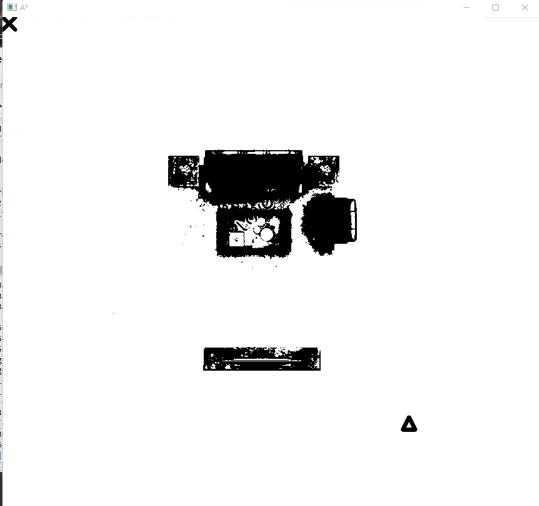
#> input picture A_star_Algorithm/Eucledean Distance question.png, 1077 x 1012 px, given in place of RoomPlan2.png, which was not available (shown at 1/2 size)
$ jupyter execute --allow-errors A_star_algorithm_pythonCode.ipynb
#> lines starting #> are read from the running program, lines starting #| are printed output that depends on the picture; after the words box and inside, x2 and y2 are one past the last pixel; in counts of white or black regions, pixels touching at a corner belong together; pictures that were not available may be replaced by others from this repository, and a replacement may not be noted
[cell 1]
from pyamaze import maze,COLOR,agent
#> (the rest of this cell did not finish here and is left out)

[cell 2]
import cv2
import numpy as np
from scipy.spatial import distance

# Read Images
img = cv2.imread(r"C:\Users\DELL\OneDrive\Pictures\Camera Roll\RoomPlan2.png")
#> img is the input picture: shape (1012, 1077, 3); mean B, G, R 240.6, 240.6, 240.6

gray_image = cv2.cvtColor(img, cv2.COLOR_BGR2GRAY)   #converting color to grayscale image
(thresh, blackAndWhiteImage) = cv2.threshold(gray_image, 127, 255, cv2.THRESH_BINARY) #converting greyscale to binary image
#> blackAndWhiteImage: shape (1012, 1077); 94.4% white; 134 black regions (124 under 20 px), largest, box (x1, y1, x2, y2) and area: (336, 299, 679, 519) 39112, (600, 384, 714, 511) 10240, (406, 694, 641, 741) 8941
blur = cv2.medianBlur(blackAndWhiteImage,5) #median Blurring to eliminate noise like shadows etc. from the image
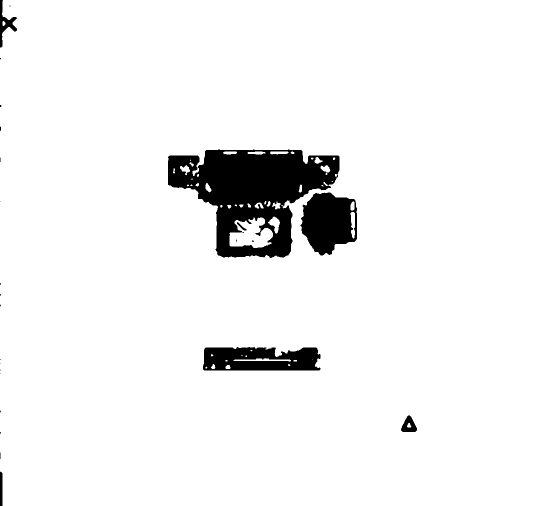
#> blur: shape (1012, 1077) (shown at 1/2 size); 94.4% white; 26 black regions (19 under 20 px), largest, box (x1, y1, x2, y2) and area: (336, 299, 679, 516) 39771, (601, 385, 714, 511) 10270, (406, 694, 641, 741) 9297
pixels = np.asarray(blackAndWhiteImage) #Getting pixel location of the binary image

# [4 lines of commented-out code are left out]

Open_List = np.column_stack(np.where(pixels==255)) #coordinate location of white pixel
#> Open_List = 1028972 pairs, first value 0 to 1011, second value 0 to 1076
Closed_List = np.column_stack(np.where(pixels ==0))  #coordinate location of black pixel
#> Closed_List = 60952 pairs, first value 0 to 1011, second value 0 to 834
#print(Open_List)
print(Closed_List)
#> (printed output is left out)
# Output Images
goal_x = int(input('Enter goal X: '))
#> the answer given: 3
goal_y = int(input('Enter goal Y: '))
#> the answer given: 3
marker = cv2.drawMarker(blackAndWhiteImage, (goal_x,goal_y), color=(0,255, 0), thickness=5,  markerType=cv2.MARKER_TILTED_CROSS)
robot_x = int(input('Enter initial loc robot X: '))
#> the answer given: 3
robot_y = int(input('Enter initial loc robot Y: '))
#> the answer given: 3
marker = cv2.drawMarker(blackAndWhiteImage, (robot_x,robot_y), color=(0,255, 0), thickness=5,  markerType=cv2.MARKER_TRIANGLE_UP)
cv2.imshow('A*',marker)
q= [robot_x,robot_y] #q list

if q in Closed_List:
    print("Robot Initilization Error")
qg = 0
K=1
goal = [goal_x,goal_y]

if goal in Closed_List:
    print("Unachieveable goal")


N = []
while q!= goal:  #K!=0:


    #Eucledian distance
    s = [[q[0]-1,q[1]-1], [q[0]-1,q[1]], [q[0]-1,q[1]+1], [q[0],q[1]-1], [q[0],q[1]+1], [q[0]+1,q[1]-1], [q[0]+1,q[1]],  [q[0]+1,q[1]+1]]
    f = []
    for i in range(len(s)):
        if s[i]==goal:
            #print('GOAL')
            #print(s[i])
            q = s[i]
            break
        else:


            sg = qg + distance.euclidean(s[i], q) #g for eucledian


            sh = distance.euclidean(s[i], goal) #h for eucledian


            sf = np.add(sg,sh)
            f.append(sf)
            #print(f)

    d=np.array(f)
    d.sort()
    qg = qg+1


    for k in range(len(d)):
        S_L= s[f.index(min(f))]

        if S_L in Open_List:
            np.append(Closed_List, q)
            q=S_L
            N.append(q)
            break
        ind = d[k]
        #print(ind)
        L=f.index(ind)
        S=s[L]
        if S in Open_List:
            np.append(Closed_List, q)
            qg=S
            q =qg
            N.append(q)
            break
#> after the loop, N = []

# [5 lines of commented-out code are left out]

for index, item in enumerate(N):
    if index == len(N) -1:
        break
    marker=cv2.line(blackAndWhiteImage, item, N[index + 1], [0, 255, 0], 2)
    cv2.imshow('Eucledian A*',marker)
#> this loop made 0 passes
cv2.waitKey(0)

 #Destroying present windows on screen
cv2.destroyAllWindows()

[cell 3]
import cv2
import numpy as np
from scipy.spatial import distance

# Read Images
img = cv2.imread(r"C:\Users\DELL\OneDrive\Pictures\Camera Roll\RoomPlan2.png")
cropped_img = img[180:700,180:725]
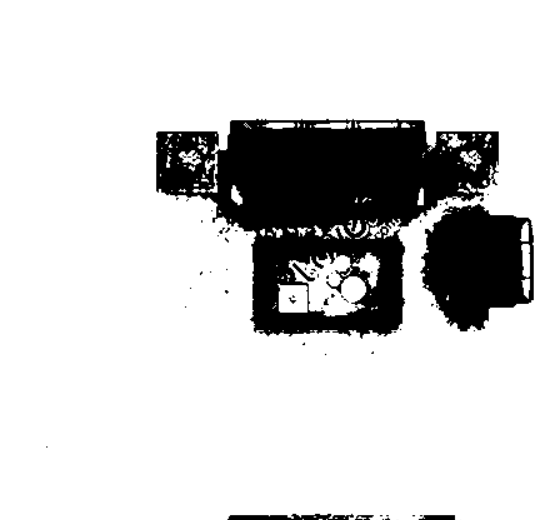
#> cropped_img: shape (520, 545, 3); min 0, max 255, mean 209.7


gray_image = cv2.cvtColor(cropped_img, cv2.COLOR_BGR2GRAY)   #converting color to grayscale image
#> gray_image: shape (520, 545)
(thresh, blackAndWhiteImage) = cv2.threshold(gray_image, 100, 255, cv2.THRESH_BINARY) #converting greyscale to binary image
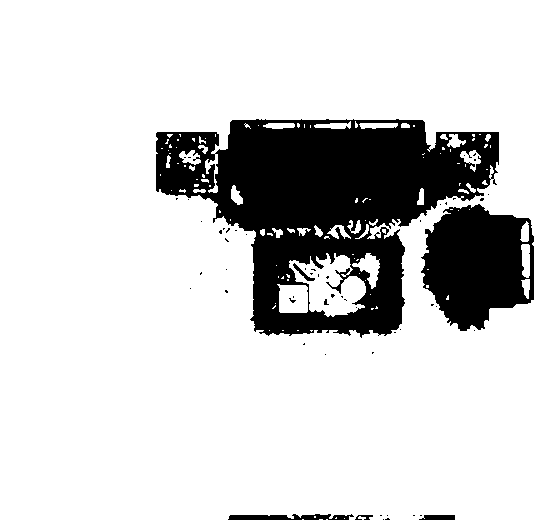
#> blackAndWhiteImage: shape (520, 545); 82.4% white; 56 black regions (50 under 20 px), largest, box (x1, y1, x2, y2) and area: (156, 119, 499, 338) 38557, (421, 204, 534, 331) 10165, (228, 514, 354, 520) 559, (419, 515, 455, 520) 161, (293, 263, 315, 281) 92, (355, 515, 373, 520) 52
#blur = cv2.medianBlur(blackAndWhiteImage,5) #median Blurring to eliminate noise like shadows etc. from the image
pixels = np.asarray(blackAndWhiteImage) #Getting pixel location of the binary imageprint()
Open_List = np.column_stack(np.where(pixels==255)) #coordinate location of white pixel
#> Open_List = 233621 pairs, first value 0 to 519, second value 0 to 544
Closed_List = np.column_stack(np.where(pixels ==50))  #coordinate location of black pixel
#> Closed_List = empty array
print(Open_List[int(len(Open_List)/2)])
#| [292   8]
goal_x = int(input('Enter goal X: '))
#> the answer given: 3
goal_y = int(input('Enter goal Y: '))
#> the answer given: 3
robot_x = int(input('Enter initial loc robot X: '))
robot_y = int(input('Enter initial loc robot Y: '))
cv2.putText(blackAndWhiteImage, 'Goal', (goal_x,goal_y), cv2.FONT_HERSHEY_SIMPLEX, 0.5, (0, 255, 0), 1, cv2.LINE_AA)
cv2.putText(blackAndWhiteImage, 'Start', (robot_x,robot_y), cv2.FONT_HERSHEY_SIMPLEX, 0.5, (0, 255, 0), 1, cv2.LINE_AA)
cv2.imshow('A*',blackAndWhiteImage)
cv2.waitKey(0)
q = [robot_x, robot_y]
goal=[goal_x, goal_y]
print(q)
qg= 0
N = []
f = []

#Manhattan Distance
if q in Open_List:
    print("Successfully Initialized the Robot")
    while q!= goal:
        marker = cv2.circle(blackAndWhiteImage, q, radius=5, color=(0, 255, 0), thickness=1)
        cv2.imshow('A*',blackAndWhiteImage)
        s1 =  [q[0]-1, q[1]]
        sg1 = qg + distance.euclidean(s1, q)
        sh1 = abs(s1[0] - goal[0]) + abs(s1[1] - goal[1])
        sf1 = sg1 + sh1
        f.append(sf1)

        s2 =  [q[0], q[1]-1]
        sg2 = qg + distance.euclidean(s2, q)
        sh2 = abs(s2[0] - goal[0]) + abs(s2[1] - goal[1])
        sf2 = sg2 + sh2
        f.append(sf2)

        s3 =  [q[0], q[1]+1]
        sg3 = qg + distance.euclidean(s3, q)
        sh3 = abs(s2[0] - goal[0]) + abs(s3[1] - goal[1])
        sf3 = sg3 + sh3
        f.append(sf3)

        s4 =  [q[0]+1, q[1]]
        sg4 = qg + distance.euclidean(s4, q)
        sh4 = abs(s4[0] - goal[0]) + abs(s4[1] - goal[1])
        sf4 = sg4 + sh4
        f.append(sf4)

        qg +=1
        s = [s1, s2, s3, s4]
        f = [sf1, sf2, sf3, sf4]
        S_L= s[f.index(min(f))]
        d=np.array(f)
        d.sort()
        if S_L in Closed_List:
            k = d[1]
            S_L= s[f.index(k)]
        else:
            S_L = S_L
            if S_L in Closed_List:
                k = d[2]
                S_L= s[f.index(k)]
            else:
                S_L = S_L
                if S_L in Closed_List:
                    k = d[3]
                    S_L= s[f.index(k)]
                else:
                    S_L = S_L
        np.append(Closed_List, q)
        q=S_L
        N.append(q)

#print(N)


cv2.waitKey(0)
cv2.destroyAllWindows()

$ run again, on A_star_Algorithm/Manhattan Distance Question.png
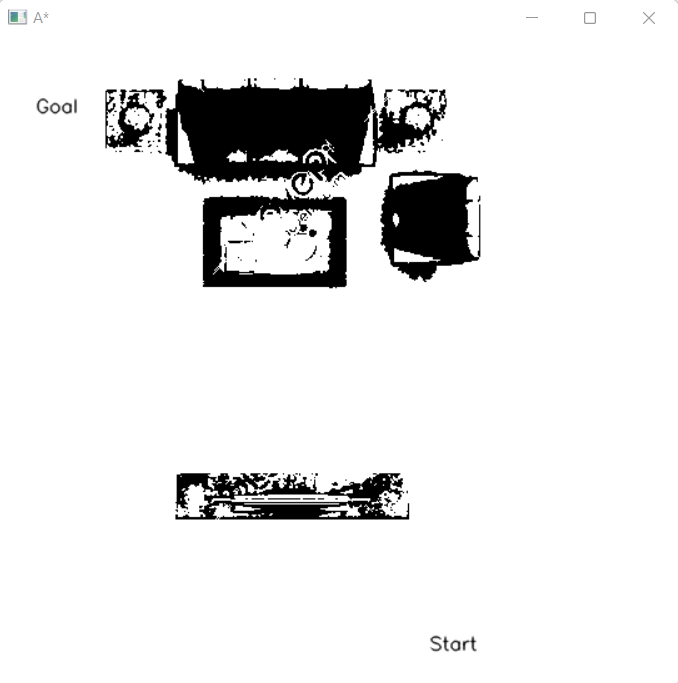
#> input picture A_star_Algorithm/Manhattan Distance Question.png, 678 x 683 px, given in place of RoomPlan2.png, which was not available
#> img is the input picture: shape (683, 678, 3); mean B, G, R 232.3, 232.3, 232.3
#> `blur = cv2.medianBlur(blackAndWhiteImage,5)`:
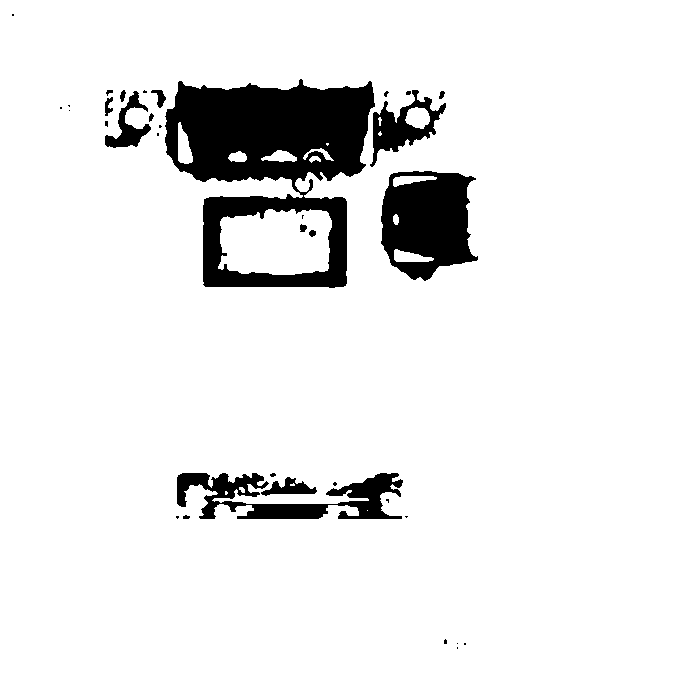
#> blur: shape (683, 678); 91.4% white; 35 black regions (20 under 20 px), largest, box (x1, y1, x2, y2) and area: (165, 79, 375, 288) 23255, (381, 171, 478, 281) 7569, (177, 473, 403, 519) 4840
#> `Open_List = np.column_stack(np.where(pixels==255))`: Open_List = 422358 pairs, first value 0 to 682, second value 0 to 677
#> `Closed_List = np.column_stack(np.where(pixels ==0))`: Closed_List = 40716 pairs, first value 12 to 650, second value 11 to 479
#> (printed output is left out)
#> after the loop `while q!= goal:`: N = []
#> `(thresh, blackAndWhiteImage) = cv2.threshold(gray_image, 100, 255, cv2..`:
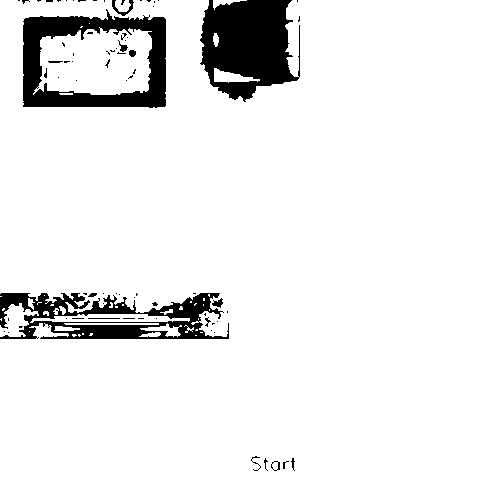
#> blackAndWhiteImage: shape (503, 498); 92.3% white; 77 black regions (63 under 20 px), largest, box (x1, y1, x2, y2) and area: (200, 0, 300, 102) 7104, (23, 9, 166, 108) 6205, (0, 293, 229, 339) 5118
#> `Open_List = np.column_stack(np.where(pixels==255))`: Open_List = 231268 pairs, first value 0 to 502, second value 0 to 497
#> `Closed_List = np.column_stack(np.where(pixels ==50))`: Closed_List = empty array
#| [259 402]
